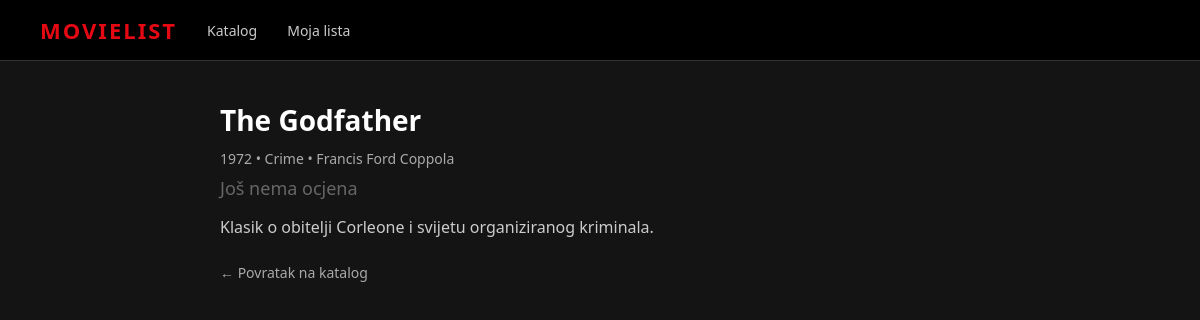
/index.php?page=movie&id=2, run on the app's committed database.
### tables this page shows
CREATE TABLE movies (
    id INT UNSIGNED AUTO_INCREMENT PRIMARY KEY,
    title VARCHAR(255) NOT NULL,
    director VARCHAR(150) NOT NULL,
    release_year SMALLINT UNSIGNED NOT NULL,
    genre VARCHAR(100) NOT NULL,
    description TEXT NULL,
    added_by_user_id INT UNSIGNED NULL,
    CONSTRAINT fk_movies_added_by_user
        FOREIGN KEY (added_by_user_id) REFERENCES users(id)
        ON UPDATE CASCADE
        ON DELETE SET NULL,
    CONSTRAINT chk_movies_release_year
        CHECK (release_year BETWEEN 1888 AND 2100)
);

### controllers/MovieController.php (called while the page is built, shortened)
<?php
require_once __DIR__ . '/../models/MovieModel.php';
class MovieController
{
    private MovieModel $movieModel;
    public function __construct()
    {
        $this->movieModel = new MovieModel();
    }
    public function show(int $id): void
    {
        $movie = $this->movieModel->findById($id);
        require __DIR__ . '/../views/movies/show.php';
    }
}

### config/database.php (called while the page is built)
<?php
class Database
{
    private static ?PDO $connection = null;
    public static function getConnection(): PDO
    {
        if (self::$connection === null) {
            $host = 'localhost';
            $db   = 'movielist_nrwa';
            $user = 'root';
            $pass = '';
            $charset = 'utf8mb4';
            $dsn = "mysql:host={$host};dbname={$db};charset={$charset}";
            $options = [
                PDO::ATTR_ERRMODE            => PDO::ERRMODE_EXCEPTION,
                PDO::ATTR_DEFAULT_FETCH_MODE => PDO::FETCH_ASSOC,
                PDO::ATTR_EMULATE_PREPARES   => false,
            ];
            self::$connection = new PDO($dsn, $user, $pass, $options);
        }
        return self::$connection;
    }
}

### models/MovieModel.php (called while the page is built, shortened)
<?php
require_once __DIR__ . '/../config/database.php';
class MovieModel
{
    private PDO $db;
    public function __construct()
    {
        $this->db = Database::getConnection();
    }
    public function findById(int $id): ?array
    {
        $sql = "SELECT m.*, ROUND(AVG(um.rating), 1) AS avg_rating, COUNT(um.rating) AS rating_count
                FROM movies m
                LEFT JOIN user_movies um ON um.movie_id = m.id
                WHERE m.id = ?
                GROUP BY m.id";
        $stmt = $this->db->prepare($sql);
        $stmt->execute([$id]);
        $movie = $stmt->fetch();
        return $movie ?: null;
    }
}

### views/movies/show.php (the view, shortened to what this page needs)
<!DOCTYPE html>
<html lang="hr">
<head>
</head>
<body>
    <nav>
        <span class="logo">MOVIELIST</span>
        <a href="index.php">Katalog</a>
        <a href="index.php?page=my-list">Moja lista</a>
    </nav>
    <div class="container">
        <div class="movie-header">
            <div class="movie-info">
                <h1><?= htmlspecialchars($movie['title']) ?></h1>
                <div class="meta"><?= (int) $movie['release_year'] ?> &bull; <?= htmlspecialchars($movie['genre']) ?> &bull; <?= htmlspecialchars($movie['director']) ?></div>
                <div class="rating">
                    <?php if ($movie['rating_count'] > 0): ?>
                        ★ <?= htmlspecialchars((string) $movie['avg_rating']) ?> / 5
                        <span style="color:#aaa; font-size:14px;">(<?= (int) $movie['rating_count'] ?> ocjena)</span>
                    <?php else: ?>
                        <span style="color:#666;">Još nema ocjena</span>
                    <?php endif; ?>
                </div>
                <div class="description"><?= htmlspecialchars($movie['description'] ?? '') ?></div>
                <a href="index.php" class="back">&larr; Povratak na katalog</a>
            </div>
        </div>
    </div>
</body>
</html>

### views/movies/show.php (style rules this page uses)
* { margin: 0; padding: 0; box-sizing: border-box; }
body { font-family: 'Segoe UI', sans-serif; background: #141414; color: #fff; min-height: 100vh; }
nav { background: #000; padding: 15px 40px; display: flex; align-items: center; gap: 30px; border-bottom: 1px solid #333; }
nav .logo { font-size: 22px; font-weight: bold; color: #e50914; letter-spacing: 2px; }
nav a { color: #ccc; text-decoration: none; font-size: 14px; }
.container { max-width: 800px; margin: 0 auto; padding: 40px 20px; }
.movie-header { display: flex; gap: 30px; margin-bottom: 30px; }
.movie-info h1 { font-size: 28px; margin-bottom: 10px; }
.meta { color: #aaa; font-size: 14px; margin-bottom: 8px; }
.rating { color: #f5c518; font-size: 18px; margin-bottom: 15px; }
.description { color: #ccc; line-height: 1.6; margin-bottom: 20px; }
.back { color: #aaa; text-decoration: none; font-size: 14px; }

### data on the page
movies: title "The Godfather", release_year "1972", genre "Crime", director "Francis Ford Coppola", description "Klasik o obitelji Corleone i svijetu organiziranog kriminala."
